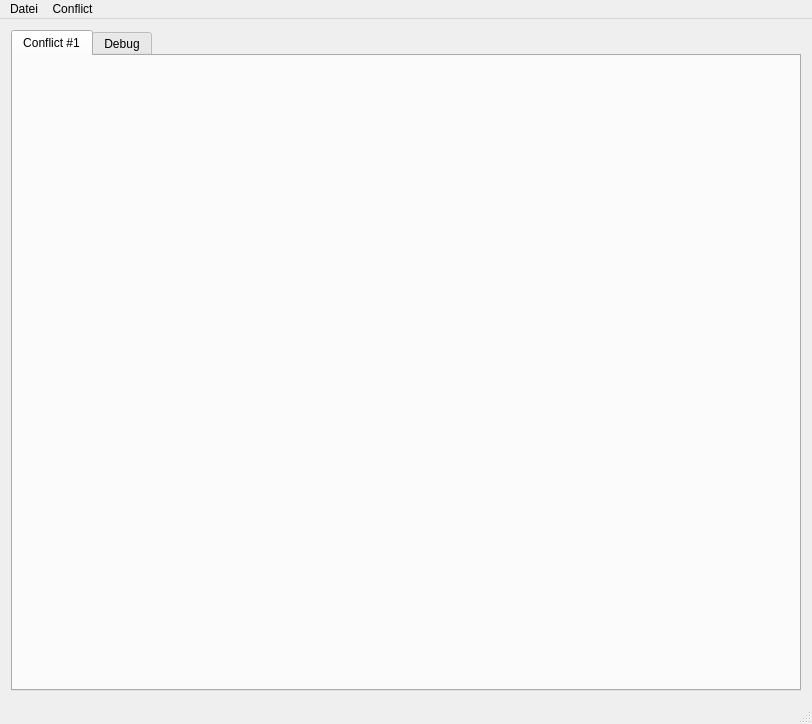
<?xml version="1.0" encoding="UTF-8"?>
<ui version="4.0">
 <class>MainWindow</class>
 <widget class="QMainWindow" name="MainWindow">
  <property name="geometry">
   <rect>
    <x>0</x>
    <y>0</y>
    <width>812</width>
    <height>724</height>
   </rect>
  </property>
  <property name="windowTitle">
   <string>MainWindow</string>
  </property>
  <widget class="QWidget" name="centralWidget">
   <layout class="QGridLayout" name="gridLayout">
    <item row="0" column="0">
     <widget class="QTabWidget" name="Tabs">
      <property name="currentIndex">
       <number>0</number>
      </property>
      <widget class="QWidget" name="tabConflict1">
       <attribute name="title">
        <string>Conflict #1</string>
       </attribute>
       <layout class="QGridLayout" name="gridLayout_3"/>
      </widget>
      <widget class="QWidget" name="tabDebug">
       <attribute name="title">
        <string>Debug</string>
       </attribute>
       <layout class="QGridLayout" name="gridLayout_2">
        <item row="0" column="0">
         <widget class="QTextEdit" name="console">
          <property name="readOnly">
           <bool>true</bool>
          </property>
         </widget>
        </item>
       </layout>
      </widget>
     </widget>
    </item>
   </layout>
  </widget>
  <widget class="QMenuBar" name="menuBar">
   <property name="geometry">
    <rect>
     <x>0</x>
     <y>0</y>
     <width>812</width>
     <height>21</height>
    </rect>
   </property>
   <widget class="QMenu" name="menuDatei">
    <property name="title">
     <string>Datei</string>
    </property>
    <addaction name="actionBeenden"/>
   </widget>
   <widget class="QMenu" name="menuConflict">
    <property name="title">
     <string>Conflict</string>
    </property>
    <widget class="QMenu" name="menuVerbinden">
     <property name="title">
      <string>Verbinden</string>
     </property>
    </widget>
    <addaction name="menuVerbinden"/>
    <addaction name="actionTrennen"/>
    <addaction name="separator"/>
    <addaction name="actionNeustart"/>
    <addaction name="actionInitialisierung"/>
   </widget>
   <addaction name="menuDatei"/>
   <addaction name="menuConflict"/>
  </widget>
  <widget class="QStatusBar" name="statusBar"/>
  <action name="actionBeenden">
   <property name="text">
    <string>Beenden</string>
   </property>
  </action>
  <action name="actionTrennen">
   <property name="enabled">
    <bool>false</bool>
   </property>
   <property name="text">
    <string>Trennen</string>
   </property>
  </action>
  <action name="actionSpeichern">
   <property name="enabled">
    <bool>false</bool>
   </property>
   <property name="text">
    <string>Speichern</string>
   </property>
  </action>
  <action name="actionNeustart">
   <property name="enabled">
    <bool>false</bool>
   </property>
   <property name="text">
    <string>Neustart</string>
   </property>
  </action>
  <action name="actionInitialisierung">
   <property name="enabled">
    <bool>false</bool>
   </property>
   <property name="text">
    <string>Inititialisierung</string>
   </property>
  </action>
 </widget>
 <layoutdefault spacing="6" margin="11"/>
 <resources/>
 <connections/>
</ui>
